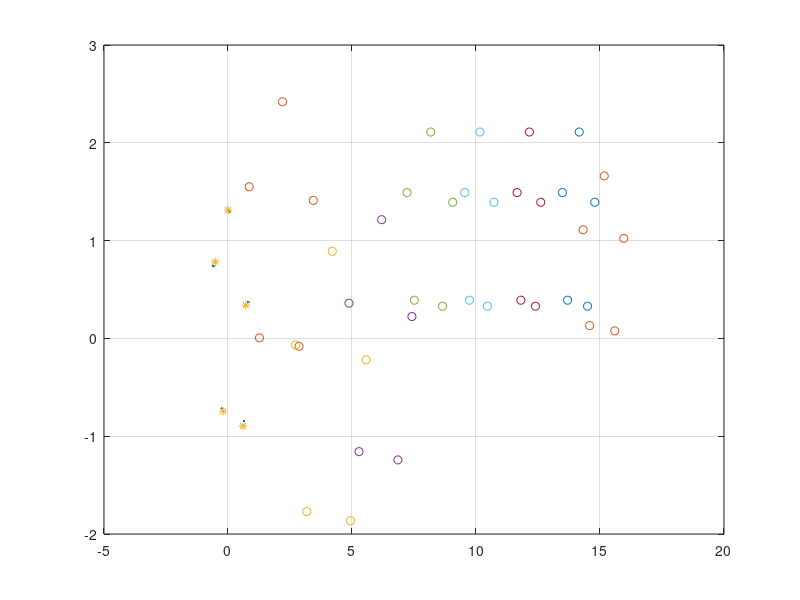
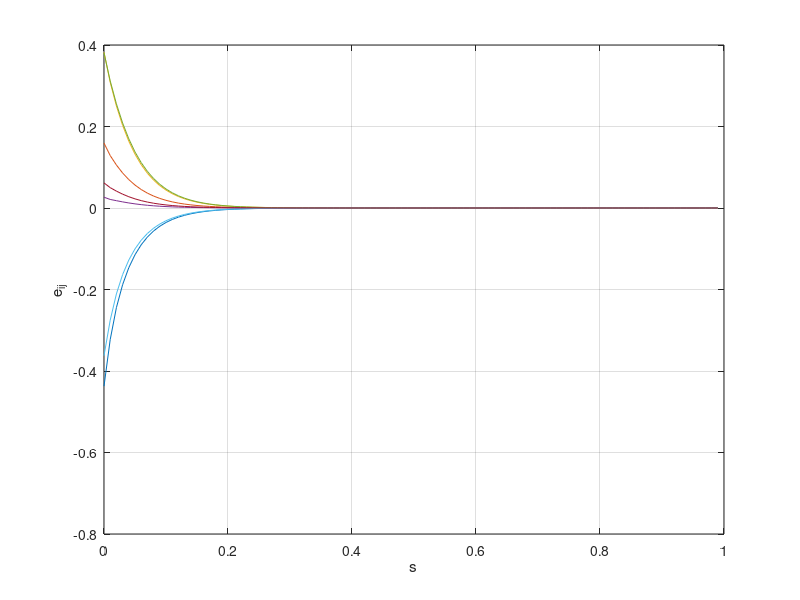

Write the MATLAB code that produced these figures, in order.
s1 = sin(2*pi/5);
s2 = sin(4*pi/5);
c1 = cos(2*pi/5);
c2 = cos(pi/5);
V = [0 1;-s1 c1;-s2 -c2;s2 -c2;s1 c1];
d12 = sqrt(2*(1-c1));
% d12 = d15 = d23 = d34 = d45
d13 = sqrt(2*(1+c2));
% d13 = d14
delta = 1;
kv = 10;
T = 0.01;

q0 = zeros(5,2);
qout = zeros(1500,5,2);
e_out = zeros(1500,7);
for i = 1:5
    q0(i,:) = [V(i,:)+delta*(rand(1,2)-0.5*ones(1,2))];
end
q = q0;

for t = 1:1500
    pt = 1+0.5*sin(0.4*t*T);
    dij = pt*[d12 d13 d13 d12 d12 d12 d12];

    if t == 1
        dij_ = dij;
    end
    ddij = (dij-dij_)/T;
    dij_ = dij;
    dv = dij.*ddij;
    vd = [1 cos(t*T)];

    Rq = [(q(1,:)-q(2,:)) (q(2,:)-q(1,:)) zeros(1,6);
          (q(1,:)-q(3,:)) zeros(1,2) (q(3,:)-q(1,:)) zeros(1,4);
          (q(1,:)-q(4,:)) zeros(1,4) (q(4,:)-q(1,:)) zeros(1,2);
          (q(1,:)-q(5,:)) zeros(1,6) (q(5,:)-q(1,:));
          zeros(1,2) (q(2,:)-q(3,:)) (q(3,:)-q(2,:)) zeros(1,4);
          zeros(1,4) (q(3,:)-q(4,:)) (q(4,:)-q(3,:)) zeros(1,2);
          zeros(1,6) (q(4,:)-q(5,:)) (q(5,:)-q(4,:))];
    
    Rq_plus = Rq'/(Rq*Rq');

    qij = [norm((q(1,:)-q(2,:))) norm((q(1,:)-q(3,:))) norm((q(1,:)-q(4,:))) ...
        norm((q(1,:)-q(5,:))) norm((q(2,:)-q(3,:))) norm((q(3,:)-q(4,:))) norm((q(4,:)-q(5,:)))];

    e = qij - dij;
    e_out(t,:) = e;
    z = e.*(e+2*dij);

    u = zeros(5,2);
    Rqt = Rq_plus;
    for i = 1:5
        k = (-kv*z+dv);
        sum = 0;
        for j = 1:7
            sum = sum + Rqt(2*(i-1)+1:2*(i-1)+2,j)*k(j);
        end
        u(i,:) = sum' + vd;
    end

    q = q+u*T;
    qout(t,:,:) = q;
end

figure(1)
plot(qout(1,:,1),qout(1,:,2),'.');
hold on
grid on
% for t = 2:1000
%     plot(qout(t,:,1),qout(t,:,2),'.');
% end
plot(qout(200,:,1),qout(200,:,2),'o');
plot(qout(400,:,1),qout(400,:,2),'o');
plot(qout(600,:,1),qout(600,:,2),'o');
plot(qout(800,:,1),qout(800,:,2),'o');
plot(qout(1000,:,1),qout(800,:,2),'o');
plot(qout(1200,:,1),qout(800,:,2),'o');
plot(qout(1400,:,1),qout(800,:,2),'o');
plot(qout(end,:,1),qout(end,:,2),'o');
plot(q0(:,1),q0(:,2),'*');
hold off

figure(2)
plot(0:0.01:0.99,e_out(1:100,:))
ylabel('e_{ij}')
xlabel('s')
grid on
